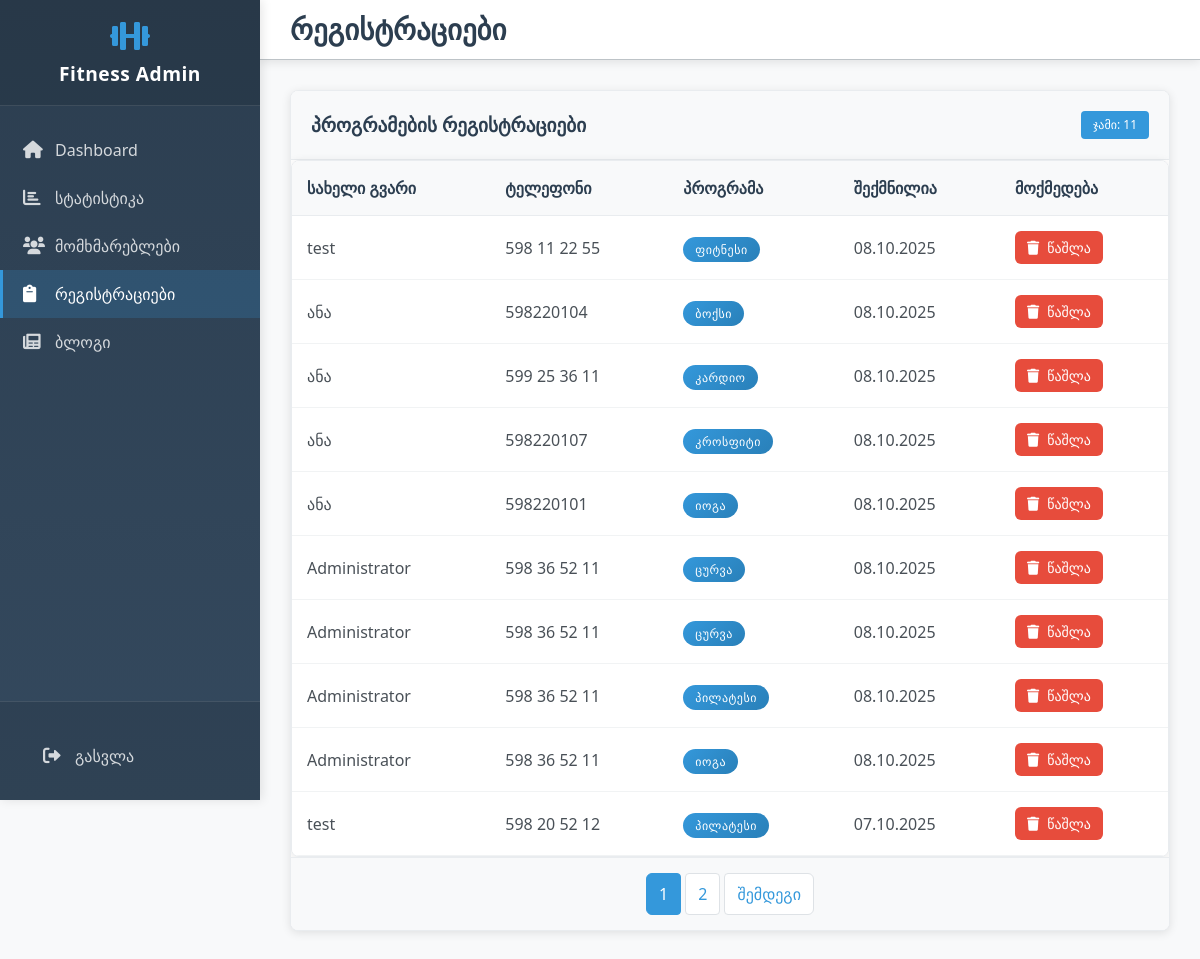
/admin/registrations (signed in), run on the app's committed database.
### src/models/registration.py (models this page shows, shortened)
class ProgramRegistration(db.Model):
    __tablename__ = 'program_registrations'
    id = Column(Integer, primary_key=True)
    user_id = Column(Integer, ForeignKey('user_accounts.id'), nullable=False)
    full_name = Column(String(100), nullable=False)
    program = Column(String(100), nullable=False)
    phone_number = Column(String(20), nullable=False)
    created_at = Column(DateTime, default=datetime.utcnow, nullable=False)
    user = db.relationship('UserAccount', back_populates='registrations')

### src/views/admin/routes.py (the view)
@admin_bp.route('/registrations')
@login_required
@admin_required
def registrations():
    page = request.args.get('page', 1, type=int)
    registrations = ProgramRegistration.query.order_by(desc(ProgramRegistration.created_at)).paginate(
        page=page, per_page=10, error_out=False)
    return render_template('admin/registrations.html', registrations=registrations)

### src/views/admin/routes.py (called while the page is built)
def admin_required(f):
    @wraps(f)
    def decorated_function(*args, **kwargs):
        if not current_user.is_authenticated:
            flash("ადმინისტრაციული უფლებები საჭიროა.", "danger")
            return redirect(url_for('auth.login'))
        if current_user.username not in ['admin', 'administrator']:  # Simple check for now
            flash("ადმინისტრაციული უფლებები არ გაქვთ.", "danger")
            return redirect(url_for('main.index'))
        return f(*args, **kwargs)
    return decorated_function

### src/templates/admin/registrations.html (shortened to what this page needs)
{% extends "admin/base.html" %}
{% block page_title %}რეგისტრაციები{% endblock %}
{% block content %}
<div class="card">
    <div class="card-header d-flex justify-content-between align-items-center">
        <h3 class="card-title">პროგრამების რეგისტრაციები</h3>
        <div class="header-stats">
            <span class="badge bg-primary">ჯამი: {{ registrations.total if registrations else 0 }}</span>
        </div>
    </div>
    {% if registrations and registrations.items %}
    <div class="table-container">
        <table class="table">
            <thead>
                <tr>
                        <th>სახელი გვარი</th>
                    <th>ტელეფონი</th>
                    <th>პროგრამა</th>
                    <th>შექმნილია</th>
                    <th>მოქმედება</th>
                </tr>
            </thead>
            <tbody>
                {% for reg in registrations.items %}
                <tr>
                    <td>{{ reg.full_name }}</td>
                    <td>{{ reg.phone_number }}</td>
                    <td>
                        <span class="program-badge">{{ reg.program }}</span>
                    </td>
                    <td>{{ reg.created_at.strftime('%d.%m.%Y') }}</td>
                    <td>
                        <div class="action-buttons">
                            <form method="POST" action="{{ url_for('admin.delete_registration', reg_id=reg.id) }}" class="d-inline">
                                <button type="submit" class="btn btn-sm btn-danger" onclick="return confirm('დარწმუნებული ხართ რეგისტრაციის წაშლაში?')">
                                    <i class="fas fa-trash"></i> წაშლა
                                </button>
                            </form>
                        </div>
                    </td>
                </tr>
                {% endfor %}
            </tbody>
        </table>
    </div>
    {% if registrations.pages > 1 %}
    <div class="card-footer">
        <nav aria-label="რეგისტრაციების გვერდები">
            <ul class="pagination justify-content-center">
                {% for page_num in registrations.iter_pages() %}
                    {% if page_num %}
                        {% if page_num != registrations.page %}
                            <li class="page-item">
                                <a class="page-link" href="{{ url_for('admin.registrations', page=page_num) }}">{{ page_num }}</a>
                            </li>
                        {% else %}
                            <li class="page-item active">
                                <span class="page-link">{{ page_num }}</span>
                            </li>
                        {% endif %}
                    {% else %}
                        <li class="page-item disabled">
                            <span class="page-link">…</span>
                        </li>
                    {% endif %}
                {% endfor %}
                {% if registrations.has_next %}
                    <li class="page-item">
                        <a class="page-link" href="{{ url_for('admin.registrations', page=registrations.next_num) }}">შემდეგი</a>
                    </li>
                {% endif %}
            </ul>
        </nav>
    </div>
    {% endif %}
    {% endif %}
</div>
{% endblock %}
{% block extra_css %}
<link rel="stylesheet" href="{{ url_for('static', filename='css/admin/registrations.css') }}">
{% endblock %}

### src/static/css/admin/admin.css (style rules this page uses)
:root { --admin-primary: #2c3e50; --admin-secondary: #34495e; --admin-accent: #3498db; --admin-success: #27ae60; --admin-warning: #f39c12; --admin-danger: #e74c3c; --admin-light: #ecf0f1; --admin-dark: #2c3e50; --admin-border: #bdc3c7; --admin-shadow: rgba(0, 0, 0, 0.1); --admin-sidebar-width: 260px; --admin-header-height: 60px; }
* { box-sizing: border-box; }
body { margin: 0; padding: 0; font-family: 'Segoe UI', Tahoma, Geneva, Verdana, sans-serif; background-color: #f8f9fa; color: #2c3e50; }
.card { background: white; border-radius: 8px; box-shadow: 0 2px 10px var(--admin-shadow); border: 1px solid #e9ecef; margin-bottom: 25px; overflow: hidden; }
.card-header { background: #f8f9fa; padding: 20px; border-bottom: 1px solid #e9ecef; }
.card-title { margin: 0; font-size: 1.2rem; font-weight: 600; color: var(--admin-dark); }
.card-footer { padding: 15px 20px; background: #f8f9fa; border-top: 1px solid #e9ecef; }
.btn { padding: 10px 20px; border-radius: 6px; font-weight: 500; text-decoration: none; display: inline-flex; align-items: center; gap: 8px; transition: all 0.3s ease; border: none; cursor: pointer; font-size: 14px; }
.btn-danger { background: var(--admin-danger); color: white; }
.btn-sm { padding: 6px 12px; font-size: 0.875rem; }
.table-container { background: white; border-radius: 8px; overflow: hidden; box-shadow: 0 2px 10px var(--admin-shadow); border: 1px solid #e9ecef; }
.table { margin: 0; width: 100%; border-collapse: collapse; }
.table th { background: #f8f9fa; padding: 15px; font-weight: 600; color: var(--admin-dark); border-bottom: 1px solid #e9ecef; text-align: left; }
.table td { padding: 15px; border-bottom: 1px solid #f1f3f4; color: #495057; vertical-align: middle; }
.pagination { display: flex; list-style: none; padding: 0; margin: 0; gap: 5px; }
.page-item { display: flex; }
.page-link { padding: 8px 12px; color: var(--admin-accent); text-decoration: none; border: 1px solid #dee2e6; border-radius: 4px; transition: all 0.3s ease; }
.page-item.active .page-link { background-color: var(--admin-accent); border-color: var(--admin-accent); color: white; }
.badge { display: inline-block; padding: 0.35em 0.65em; font-size: 0.75em; font-weight: 700; line-height: 1; text-align: center; white-space: nowrap; vertical-align: baseline; border-radius: 0.25rem; }
.bg-primary { background-color: var(--admin-accent) !important; color: white; }
.d-flex { display: flex !important; }
.d-inline { display: inline !important; }
.justify-content-between { justify-content: space-between !important; }
.justify-content-center { justify-content: center !important; }
.align-items-center { align-items: center !important; }

### src/static/css/admin/registrations.css (style rules this page uses)
.program-badge { background: linear-gradient(135deg, var(--admin-accent) 0%, #2980b9 100%); color: white; padding: 4px 12px; border-radius: 20px; font-size: 12px; font-weight: 500; text-transform: uppercase; letter-spacing: 0.5px; }
.action-buttons { display: flex; gap: 8px; align-items: center; }
.badge { padding: 8px 12px; font-size: 12px; font-weight: 500; }
.pagination { margin: 0; }
.page-link { color: var(--admin-accent); border-color: #dee2e6; padding: 8px 12px; }
.page-item.active .page-link { background-color: var(--admin-accent); border-color: var(--admin-accent); }

### data on the page
ProgramRegistration: full_name "test", phone_number "598 11 22 55", program "ᲤᲘᲢᲜᲔᲡᲘ", created_at "08.10.2025"
ProgramRegistration: full_name "ანა", phone_number "598220104", program "ᲑᲝᲥᲡᲘ", created_at "08.10.2025"
ProgramRegistration: full_name "ანა", phone_number "599 25 36 11", program "ᲙᲐᲠᲓᲘᲝ", created_at "08.10.2025"
ProgramRegistration: full_name "ანა", phone_number "598220107", program "ᲙᲠᲝᲡᲤᲘᲢᲘ", created_at "08.10.2025"
ProgramRegistration: full_name "ანა", phone_number "598220101", program "ᲘᲝᲒᲐ", created_at "08.10.2025"
ProgramRegistration: full_name "Administrator", phone_number "598 36 52 11", program "ᲪᲣᲠᲕᲐ", created_at "08.10.2025"
ProgramRegistration: full_name "Administrator", phone_number "598 36 52 11", program "ᲪᲣᲠᲕᲐ", created_at "08.10.2025"
ProgramRegistration: full_name "Administrator", phone_number "598 36 52 11", program "ᲞᲘᲚᲐᲢᲔᲡᲘ", created_at "08.10.2025"
ProgramRegistration: full_name "Administrator", phone_number "598 36 52 11", program "ᲘᲝᲒᲐ", created_at "08.10.2025"
ProgramRegistration: full_name "test", phone_number "598 20 52 12", program "ᲞᲘᲚᲐᲢᲔᲡᲘ", created_at "07.10.2025"

### other printed values
{{ registrations.total if registrations else 0 }} "11"
{{ page_num }} "1"
{{ page_num }} "2"
